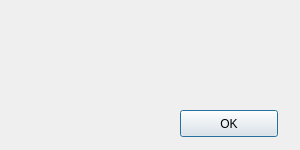
<?xml version="1.0" encoding="UTF-8"?>
<ui version="4.0">
 <class>saveFunc</class>
 <widget class="QDialog" name="saveFunc">
  <property name="geometry">
   <rect>
    <x>0</x>
    <y>0</y>
    <width>300</width>
    <height>150</height>
   </rect>
  </property>
  <property name="windowTitle">
   <string>saveFunc</string>
  </property>
  <widget class="QPushButton" name="okButton">
   <property name="geometry">
    <rect>
     <x>180</x>
     <y>110</y>
     <width>98</width>
     <height>27</height>
    </rect>
   </property>
   <property name="text">
    <string>OK</string>
   </property>
  </widget>
  <widget class="QLabel" name="messageLabel">
   <property name="geometry">
    <rect>
     <x>30</x>
     <y>40</y>
     <width>241</width>
     <height>51</height>
    </rect>
   </property>
   <property name="text">
    <string/>
   </property>
  </widget>
 </widget>
 <resources/>
 <connections/>
</ui>
